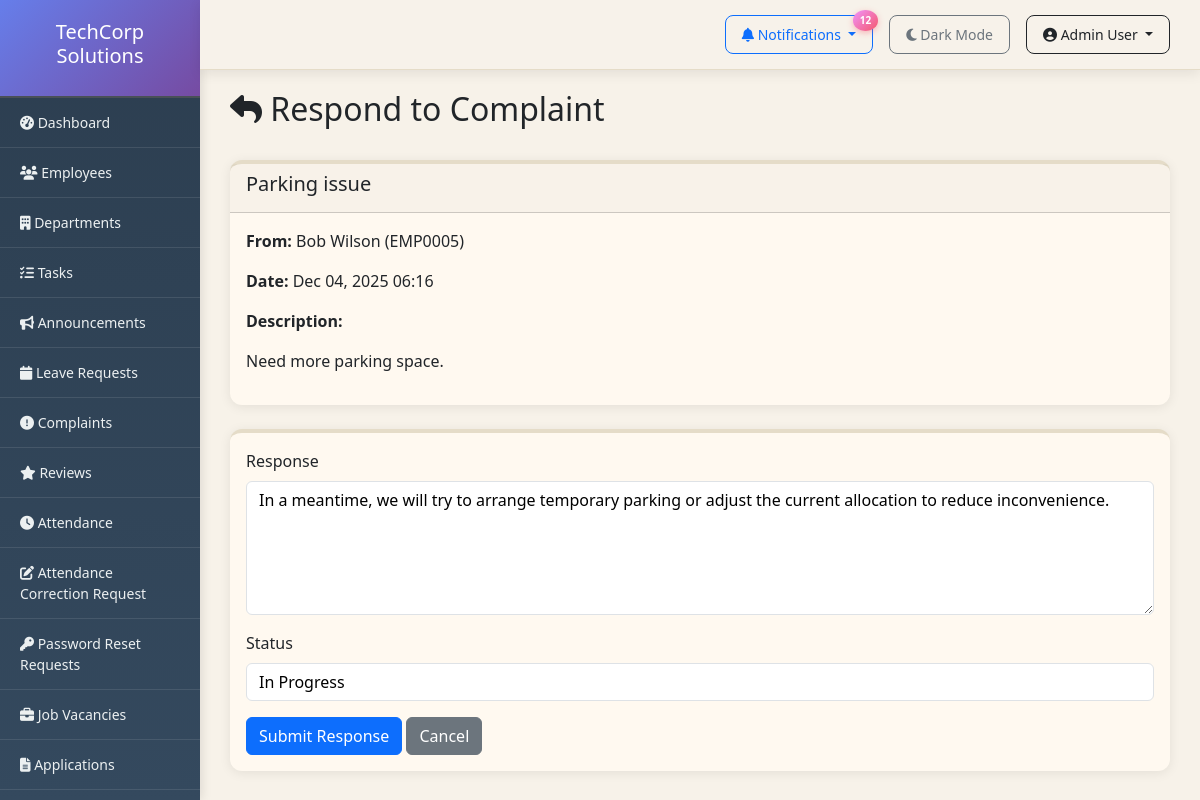
The page /admin-panel/complaints/2/respond/ (signed in) on the database its author committed.
### employees/models.py (models this page shows, shortened)
class Complaint(models.Model):
    STATUS_CHOICES = [
        ('open', 'Open'),
        ('in_progress', 'In Progress'),
        ('resolved', 'Resolved'),
        ('closed', 'Closed'),
    ]
    employee = models.ForeignKey(Employee, on_delete=models.CASCADE)
    subject = models.CharField(max_length=200)
    description = models.TextField()
    status = models.CharField(max_length=20, choices=STATUS_CHOICES, default='open')
    is_anonymous = models.BooleanField(default=False)
    created_at = models.DateTimeField(auto_now_add=True)
    resolved_at = models.DateTimeField(null=True, blank=True)
    admin_response = models.TextField(blank=True)

class Employee(models.Model):
    user = models.OneToOneField(User, on_delete=models.CASCADE)
    employee_id = models.CharField(max_length=20, unique=True)
    department = models.ForeignKey(Department, on_delete=models.SET_NULL, null=True)
    role = models.ForeignKey(Role, on_delete=models.SET_NULL, null=True)
    phone = models.CharField(max_length=15)
    date_of_birth = models.DateField(null=True, blank=True)
    date_joined = models.DateField(default=timezone.now)
    address = models.TextField(blank=True)
    profile_picture = models.ImageField(upload_to='profiles/', blank=True)
    position = models.CharField(max_length=100, blank=True)
    is_manager = models.BooleanField(default=False)
    salary = models.DecimalField(max_digits=10, decimal_places=2, null=True, blank=True)
    theme_preference = models.CharField(max_length=10, choices=[('light', 'Light'), ('dark', 'Dark')], default='light')
    def __str__(self):
        return f"{self.user.get_full_name()} ({self.employee_id})"

### employees/views.py (the view, shortened to what this page needs)
# urls.py: path('admin-panel/complaints/<int:pk>/respond/', views.complaint_respond, name='complaint_respond'),
@login_required
@user_passes_test(is_admin)
def complaint_respond(request, pk):
    complaint = get_object_or_404(Complaint, pk=pk)
    return render(request, 'admin/complaint_respond.html', {'complaint': complaint})

### employees/context_processors.py (called while the page is built)
def notifications(request):
    context = {
        'pending_count': 0,
        'leave_count': 0,
        'correction_count': 0,
        'password_reset_count': 0,
    }
    if request.user.is_authenticated and request.user.is_staff:
        leave_count = Leave.objects.filter(status='pending').count()
        correction_count = AttendanceCorrection.objects.filter(status='pending').count()
        password_reset_count = PasswordResetRequest.objects.filter(status='pending').count()
        context.update({
            'leave_count': leave_count,
            'correction_count': correction_count,
            'password_reset_count': password_reset_count,
            'pending_count': leave_count + correction_count + password_reset_count,
        })
    return context

### employees/views.py (called while the page is built)
def is_admin(user):
    return user.is_staff or user.is_superuser

### employees/templates/admin/complaint_respond.html (shortened to what this page needs)
{% extends 'base.html' %}
{% block content %}
<div class="d-flex justify-content-between align-items-center mb-4">
    <h2><i class="fas fa-reply"></i> Respond to Complaint</h2>
</div>
<div class="card mb-4">
    <div class="card-header">
        <h5>{{ complaint.subject }}</h5>
    </div>
    <div class="card-body">
        <p><strong>From:</strong> {% if not complaint.is_anonymous %}{{ complaint.employee }}{% else %}Anonymous{% endif %}</p>
        <p><strong>Date:</strong> {{ complaint.created_at|date:"M d, Y H:i" }}</p>
        <p><strong>Description:</strong></p>
        <p>{{ complaint.description }}</p>
    </div>
</div>
<div class="card">
    <div class="card-body">
        <form method="post" id="complaintForm">
            <div class="mb-3">
                <label for="response" class="form-label">Response</label>
                <textarea class="form-control" id="response" name="response" rows="5" required>{{ complaint.admin_response }}</textarea>
            </div>
            <div class="mb-3">
                <label for="status" class="form-label">Status</label>
                <select class="form-control" id="status" name="status" required>
                    <option value="in_progress" {% if complaint.status == 'in_progress' %}selected{% endif %}>In Progress</option>
                </select>
            </div>
            <button type="submit" class="btn btn-primary">Submit Response</button>
            <a href="{% url 'complaint_list' %}" class="btn btn-secondary">Cancel</a>
        </form>
    </div>
</div>
{% endblock %}

### employees/templates/base.html (shortened to what this page needs)
<!DOCTYPE html>
<html lang="en">
<head>
    <link href="https://cdn.jsdelivr.net/npm/bootstrap@5.3.0/dist/css/bootstrap.min.css" rel="stylesheet">
    <link rel="stylesheet" href="https://cdnjs.cloudflare.com/ajax/libs/font-awesome/6.4.0/css/all.min.css">
</head>
<body>
    <nav class="top-navbar d-flex justify-content-end align-items-center">
        {% if user.is_staff %}
        <div class="dropdown me-3">
            <button class="btn btn-sm btn-outline-primary dropdown-toggle" type="button" data-bs-toggle="dropdown">
                <i class="fas fa-bell"></i> Notifications
                {% if pending_count > 0 %}
                <span class="notification-badge">{{ pending_count }}</span>
                {% endif %}
            </button>
        </div>
        {% endif %}
        <a href="{% url 'toggle_theme' %}" class="btn btn-sm btn-outline-secondary me-3">
            {% if user.is_authenticated and user.employee.theme_preference == 'dark' %}
                <i class="fas fa-sun"></i> Light Mode
            {% else %}
                <i class="fas fa-moon"></i> Dark Mode
            {% endif %}
        </a>
        <div class="dropdown">
            <button class="btn btn-sm btn-outline-dark dropdown-toggle" type="button" data-bs-toggle="dropdown">
                <i class="fas fa-user-circle"></i> {{ user.get_full_name|default:user.username }}
            </button>
        </div>
    </nav>
    <div class="container-fluid">
        <div class="row">
            <div class="col-md-2 sidebar">
                <div class="logo-header">
                    <h5>TechCorp Solutions</h5>
                </div>
                {% if user.is_staff %}
                <a href="{% url 'admin_dashboard' %}"><i class="fas fa-tachometer-alt"></i> Dashboard</a>
                <a href="{% url 'employee_list' %}"><i class="fas fa-users"></i> Employees</a>
                <a href="{% url 'department_list' %}"><i class="fas fa-building"></i> Departments</a>
                <a href="{% url 'task_list' %}"><i class="fas fa-tasks"></i> Tasks</a>
                <a href="{% url 'announcement_list' %}"><i class="fas fa-bullhorn"></i> Announcements</a>
                <a href="{% url 'leave_requests' %}"><i class="fas fa-calendar"></i> Leave Requests</a>
                <a href="{% url 'complaint_list' %}"><i class="fas fa-exclamation-circle"></i> Complaints</a>
                <a href="{% url 'review_list' %}"><i class="fas fa-star"></i> Reviews</a>
                <a href="{% url 'admin_attendance_list' %}"><i class="fas fa-clock"></i> Attendance</a>
                <a href="{% url 'admin_correction_list' %}"><i class="fas fa-edit"></i> Attendance Correction Request</a>
                <a href="{% url 'admin_password_reset_list' %}"><i class="fas fa-key"></i> Password Reset Requests</a>
                <a href="{% url 'vacancy_list' %}"><i class="fas fa-briefcase"></i> Job Vacancies</a>
                <a href="{% url 'application_list' %}"><i class="fas fa-file-alt"></i> Applications</a>
                <a href="{% url 'admin_salary_management' %}"> Salary Management</a>
                {% endif %}
            </div>
            <div class="col-md-10 content">
                {% block content %}{% endblock %}
            </div>
        </div>
    </div>
</body>
</html>

### employees/templates/base.html (style rules this page uses)
* { transition: background-color 0.3s ease, color 0.3s ease; }
body { font-family: 'Segoe UI', Tahoma, Geneva, Verdana, sans-serif; }
.sidebar { position: fixed; top: 0; left: 0; height: 100vh; overflow-y: auto; background: linear-gradient(180deg, #2c3e50 0%, #34495e 100%) !important; padding: 0; width: 16.666667%; box-shadow: 2px 0 10px rgba(0,0,0,0.1); }
.sidebar a { color: #ecf0f1 !important; text-decoration: none; padding: 14px 20px; display: block; border-bottom: 1px solid rgba(255,255,255,0.1); transition: all 0.3s ease; font-size: 14px; }
.sidebar .logo-header { background: linear-gradient(135deg, #667eea 0%, #764ba2 100%) !important; color: white !important; }
.content { padding: 30px; margin-top: 60px; margin-left: 16.666667%; background: #F7F2E9; min-height: calc(100vh - 60px); }
.card { background: #FFF9F0; backdrop-filter: blur(10px); border: none; border-top: 4px solid #E5DCC8; border-radius: 12px; box-shadow: 0 2px 12px rgba(0, 0, 0, 0.08); transition: transform 0.3s ease, box-shadow 0.3s ease; }
.logo-header { background: #2c3e50; color: white; padding: 20px; text-align: center; border-bottom: 2px solid #495057; }
.top-navbar { position: fixed; top: 0; right: 0; left: 16.666667%; z-index: 1000; background: rgba(247, 242, 233, 0.95); border-bottom: 1px solid #E5DCC8; padding: 15px 30px; box-shadow: 0 4px 12px rgba(0,0,0,0.08); backdrop-filter: blur(20px); }
.top-navbar .btn { border-radius: 8px; padding: 8px 16px; font-weight: 500; transition: all 0.3s ease; }
.notification-badge { position: absolute; top: -5px; right: -5px; background: linear-gradient(135deg, #f093fb 0%, #f5576c 100%); color: white; border-radius: 50%; padding: 3px 7px; font-size: 10px; font-weight: bold; box-shadow: 0 2px 6px rgba(245, 87, 108, 0.4); animation: pulse 2s infinite; }
.form-control { background: white; color: #000; }

### rows shown on the page
Complaint: subject "Parking issue", employee "Bob Wilson (EMP0005)", created_at "Dec 04, 2025 06:16", description "Need more parking space.", response "In a meantime, we will try to arrange temporary parking or adjust the current allocation to reduce inconvenience.", status "In Progress"

### other values the page prints
{{ pending_count }} "12"
{{ user.get_full_name|default:user.username }} "Admin User"
